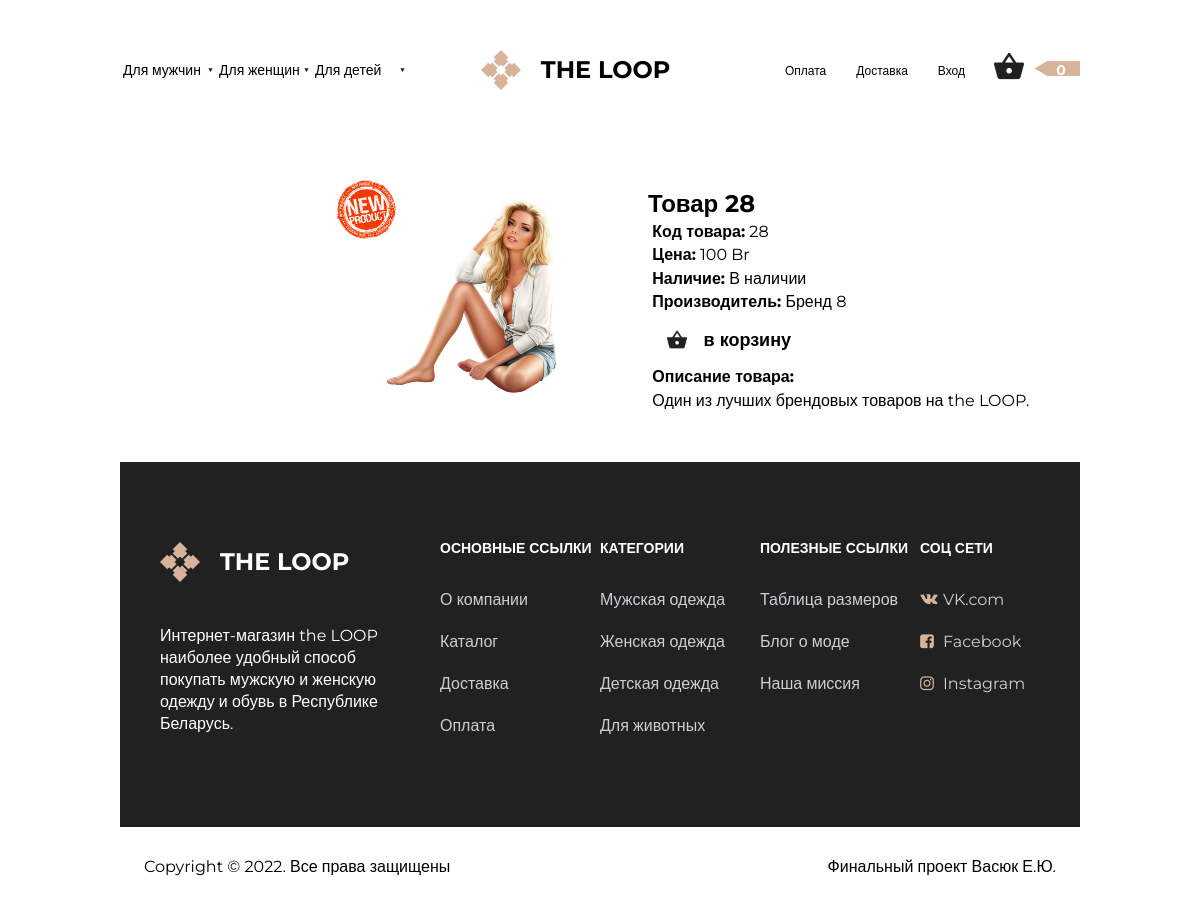
/product/28, run on the app's committed database.
### tables this page shows
CREATE TABLE `product` (
  `id` int NOT NULL,
  `name` varchar(255) NOT NULL,
  `category_id` int NOT NULL,
  `code` int NOT NULL,
  `price` float NOT NULL,
  `availability` int NOT NULL,
  `brand` varchar(255) NOT NULL,
  `image` varchar(255) NOT NULL DEFAULT 'image',
  `description` text NOT NULL,
  `is_new` int NOT NULL DEFAULT '0',
  `is_recommended` int NOT NULL DEFAULT '0',
  `status` int NOT NULL DEFAULT '1',
  `catalog_id` int NOT NULL DEFAULT '0',
  `discount` tinyint(1) NOT NULL DEFAULT '0',
  `discount_price` int NOT NULL DEFAULT '0'
);

### config/routes.php (called while the page is built)
<?php
return array(
   'delivery' => 'site/delivery',
   'about' => 'site/about',
   'payment' => 'site/payment',
   'product/([0-9]+)' => 'product/view/$1',
   'catalog/([0-9]+)' => 'catalog/index/$1',
   'catalog_d' => 'catalog/discount',
   'catalog_n' => 'catalog/new',
   'catalog' => 'catalog/catalog',
   'category/([0-9]+)/page-([0-9]+)' => 'catalog/category/$1/$2',
   'category/([0-9]+)' => 'catalog/category/$1',
   'cart/addAjax/([0-9]+)' => 'cart/addAjax/$1',
   'cart/add/([0-9]+)' => 'cart/add/$1',
   'cart/checkout' => 'cart/checkout',
   'cart/delete/([0-9]+)' => 'cart/delete/$1',
   'cart' => 'cart/index',
   'user/register' => 'user/register',
   'user/login' => 'user/login',
   'user/logout' => 'user/logout',
   'admin/product/create' => 'adminProduct/create',
   'admin/product/update/([0-9]+)' => 'adminProduct/update/$1',
   'admin/product/delete/([0-9]+)' => 'adminProduct/delete/$1',
   'admin/product' => 'adminProduct/index',
   'cabinet/edit' => 'cabinet/edit',
   'cabinet' => 'cabinet/index',
   'admin' => 'admin/index',
   'contacts' => 'site/contact',
   '' => 'site/index',
);

### controllers/ProductController.php (called while the page is built, shortened)
<?php
class ProductController
{
   public function actionView($productId)
   {
      $product = Product::getProductById($productId);
      require_once(ROOT . '/views/product/view.php');
      return true;
   }
}

### index.php (called while the page is built, shortened)
<?php
require_once(ROOT . '/components/Autoload.php');
$router = new Router;
$router->run();

### models/User.php (called while the page is built, shortened)
<?php
class User
{
   public static function isGuest()
   {
      return true;
   }
}

### components/Autoload.php (called while the page is built, shortened)
<?php
function myAutoload($class_name)
{
   $array_path = [
      '/components/',
      '/models/',
   ];
   foreach ($array_path as $path) {
      $path = ROOT . $path . $class_name . '.php';
   }
}

### components/Cart.php (called while the page is built, shortened)
<?php
class Cart
{
   public static function countItems()
   {
      if (isset($_SESSION['products'])) {
         $count = 0;
         foreach ($_SESSION['products'] as $id => $quantity) {
            $count = $count + $quantity;
         }
         return $count;
      } else {
         return 0;
      }
   }
}

### models/Product.php (called while the page is built, shortened)
<?php
class product
{
   public static function getProductById($id)
   {
      $id = intval($id);
      if ($id) {
         $db = Db::getConnection();
         $result = $db->query('SELECT * FROM product WHERE id= ' . $id);
         $result->setFetchMode(PDO::FETCH_ASSOC);
         return $result->fetch();
      }
   }
   public static function getAvailabilityText($availability)
   {
      switch ($availability) {
         case '1':
            return 'В наличии';
            break;
      }
   }
}

### views/product/view.php (the view)
<?php include ROOT . '/views/layouts/header.php'; ?>
<section class="catalog_product">
   <div class="container">
      <div class="catalog_content_product">
         <div class="view-product">
            <?php if ($product['image'] == 'image') : ?>
               <img src="<?php echo Product::getImage($product['id']); ?>" alt="product" />
            <?php else : ?>
               <img src="<?php echo $product['image']; ?>" alt="product" />
               <?php if ($product['is_new'] == 1) : ?>
                  <div class="new">
                     <img src="/template/images/new.png" alt="new">
                  </div>
               <?php endif; ?>
            <?php endif; ?>
         </div>
         <div class="product-information">
            <h2><?php echo $product['name']; ?></h2>
            <p><b>Код товара:</b> <?php echo $product['code']; ?></p>
            <p><b>Цена:</b> <?php echo $product['price']; ?> Br</p>
            <p><b>Наличие:</b> <?php echo Product::getAvailabilityText($product['availability']); ?></p>
            <p><b>Производитель:</b> <?php echo $product['brand']; ?></p>
            <button class="button_cart">
               <a href="/cart/add/<?php echo $product['id']; ?>" class="add-to-cart" data-id="<?php echo $product['id']; ?>">
                  <div class="ico_cart_button">в корзину</div>
               </a>
            </button>
            <br />
            <p><b>Описание товара:</b></p>
            <p><?php echo $product['description']; ?></p>
         </div>
      </div>
</section>
<?php include ROOT . '/views/layouts/footer.php'; ?>

### components/Router.php (shortened to what this page needs)
<?php
class Router
{
   private $routes;
   public function __construct()
   {
      $routePath = ROOT . '/config/routes.php';
      $this->routes = include($routePath);
   }
   private function getURI()
   {
      if (!empty($_SERVER['REQUEST_URI'])) {
         return trim($_SERVER['REQUEST_URI'], '/');
      }
   }
   public function run()
   {
      $uri = $this->getURI();
      foreach ($this->routes as $uriPattern => $path) {
         if (preg_match("~$uriPattern~", $uri)) {
            $internalRoute = preg_replace("~$uriPattern~", $path, $uri);
            $segments = explode('/', $internalRoute);
            $controllerName = ucfirst(array_shift($segments)) . 'Controller';
            $actionName = 'action' . ucfirst(array_shift($segments));
            $parameters = $segments;
            $controllerObject = new $controllerName;
            $result = call_user_func_array(array($controllerObject, $actionName), $parameters);
            if ($result != null) {
               die;
            }
         }
      }
   }
}

### views/layouts/header.php (shortened to what this page needs)
<!DOCTYPE html>
<html lang="en">
<head>
   <link rel="stylesheet" href="/template/css/main.css">
   <link rel="stylesheet" href="/template/css/main_cat.css">
   <link rel="stylesheet" href="/template/css/main_dis.css">
   <link rel="stylesheet" href="/template/css/main_catalog.css">
   <link rel="stylesheet" href="/template/css/main_category.css">
   <link rel="stylesheet" href="/template/css/main_register.css">
   <link rel="stylesheet" href="/template/css/main_cabinet.css">
   <link rel="stylesheet" href="/template/css/main_cart.css">
   <link rel="stylesheet" href="/template/css/main_order.css">
   <link rel="stylesheet" href="/template/css/main_issue.css">
   <link rel="stylesheet" href="/template/css/main_admin.css">
   <link rel="stylesheet" href="/template/css/main_product.css">
   <link rel="stylesheet" href="/template/css/media.css">
</head>
<body>
   <div class="site">
      <header class="header">
         <div class="container">
            <div class="header_wrapper">
               <div class="header_nav">
                  <ul>
                     <li><a href="/catalog/0">Для мужчин<span class="ico_poligon_main"></span></a>
                     </li>
                     <li>
                        <a href="/catalog/1">Для женщин<span class="ico_poligon_main"></span></a>
                     </li>
                     <li><a href="/catalog/2">Для детей<span class="ico_poligon_main"></span></a>
                     </li>
                  </ul>
               </div>
               <div class="header_logo">
                  <a href="/admin/"><span class="ico_logo"><span class="title_logo">THE&nbspLOOP</span></span></a>
               </div>
               <div class="header_order">
                  <ul>
                     <li><a href="/payment/">Оплата</a></li>
                     <li><a href="/delivery/">Доставка</a></li>
                     <?php if (User::isGuest()) : ?>
                        <li><a href="/user/login/">Вход</a></li>
                     <?php else : ?>
                        <li><a href="/cabinet/">Aккаунт</a></li>
                        <li><a href="/user/logout/">Выход</a></li>
                     <?php endif; ?>
                  </ul>
               </div>
               <div class="header_cart">
                  <ul>
                     <li><a href="/cart/" class="ico_cart"><img src="/template/images/shopping_cart.png" alt="cart"></a></li>
                     <li><a href="/cart/"><span class="ico_strike"> &nbsp;&nbsp;<span id="cart-count"><?php echo Cart::countItems(); ?></span></span></a></li>
                  </ul>
               </div>
            </div>
         </div>
      </header>

### views/layouts/footer.php (shortened to what this page needs)
<footer class="footer">
   <div class="footer_top">
      <div class="container">
         <div class="footer_list">
            <div class="footer_item">
               <div class="footer_logo">
                  <a href="/"><span class="ico_logo"><span class="title_logo">THE&nbspLOOP</span></span></a>
               </div>
               <p>Интернет-магазин the LOOP наиболее удобный способ покупать мужскую и женскую одежду и обувь в Республике Беларусь. </p>
            </div>
            <div class="footer_item">
               <h4>Основные ссылки</h4>
               <div class="main_links">
                  <ul class="footer_links">
                     <li><a href="/about/">О компании</a></li>
                     <li><a href="/catalog/">Каталог</a></li>
                     <li><a href="/delivery/">Доставка</a></li>
                     <li><a href="/payment/">Оплата</a></li>
                  </ul>
               </div>
            </div>
            <div class="footer_item">
               <h4>Категории</h4>
               <ul class="footer_links">
                  <li><a href="/catalog/0/">Мужская одежда</a></li>
                  <li><a href="/catalog/1/">Женская одежда</a></li>
                  <li><a href="/catalog/2/">Детская одежда</a></li>
                  <li><a href="/catalog/3/">Для животных</a></li>
               </ul>
            </div>
            <div class="footer_item">
               <h4>ПОЛЕЗНЫЕ ССЫЛКИ</h4>
               <div class="useful_links">
                  <ul class="footer_links">
                     <li><a href="#">Таблица размеров</a></li>
                     <li><a href="#">Блог о моде</a></li>
                     <li><a href="#">Наша миссия</a></li>
                  </ul>
               </div>
            </div>
            <div class="footer_item">
               <h4>СОЦ СЕТИ</h4>
               <div class="social_links">
                  <ul class="footer_links">
                     <li><span class="ico ico_vk"></span><a href="#">VK.com</a></li>
                     <li><span class="ico ico_Facebook"></span><a href="#">Facebook</a></li>
                     <li><span class="ico ico_Instagram"></span><a href="#">Instagram</a></li>
                  </ul>
               </div>
            </div>
         </div>
      </div>
   </div>
   <div class="footer_bot">
      <div class="container">
         <div class="footer_bot_wrapper">
            <div class="footer_bot_copyrights">Copyright &copy; 2022. Все права защищены</div>
            <div class="footer_bot_private">Финальный проект Васюк Е.Ю.</div>
         </div>
      </div>
   </div>
</footer>
</div>
</body>
</html>

### template/css/main.css (style rules this page uses)
* { margin: 0; padding: 0; }
body { font-family: 'Montserrat', sans-serif; font-size: 16px; }
.container { width: 80%; max-width: 1440px; margin: 0 auto; }
.button_cart { border: 0; background-color: #fff; width: 160px; padding: 10px 25px 10px 15px; cursor: pointer; margin-top: 10px; border-radius: 5px; }
.header { background-color: #fff; padding: 60px 0; }
.header .header_wrapper { display: flex; justify-content: space-between; }
.header .header_nav { background-color: #fff; width: 30%; }
.header .header_nav .ico_poligon_main { display: block; width: 5px; height: 4px; background-image: url(/template/images/Polygon_main.png); position: relative; left: 90px; bottom: 11px; }
.header .header_nav a { padding-left: 2px; color: #000; text-decoration: none; text-transform: none; width: 90%; display: inline-block; text-align: left; font-size: 14px; font-weight: normal; border: 1px solid transparent; }
.header .header_nav ul { display: flex; list-style: none; justify-content: space-between; }
.header .header_nav li { position: relative; width: 100%; }
.header .header_logo { display: inline-block; width: 25%; height: 40px; text-align: center; }
.header .header_logo .ico_logo { display: inline-block; width: 40px; height: 40px; background-image: url(/template/images/LOGO.png); position: relative; top: -10px; }
.header .header_logo .title_logo { display: inline-block; height: 40px; padding-left: 60px; padding-top: 5px; color: #000; font-weight: bold; font-size: 24px; }
.header .header_order { background-color: #fff; width: 25%; text-align: center; }
.header .header_order a { padding: 2px; color: #000; text-decoration: none; text-transform: none; text-align: center; font-size: 14px; font-weight: normal; border: 1px solid transparent; }
.header .header_order ul { display: flex; list-style: none; justify-content: flex-end; }
.header .header_order li { position: relative; margin-left: 10%; }
.header .header_cart { background-color: #fff; width: 20%; text-align: center; }
.header .header_cart a { color: #fff; text-decoration: none; text-transform: none; text-align: center; font-size: 14px; font-weight: normal; }
.header .header_cart ul { display: flex; list-style: none; justify-content: flex-end; }
.header .header_cart li { position: relative; margin-left: 10%; }
.header .header_cart .ico_strike { display: inline-block; width: 46px; height: 15px; background-image: url(/template/images/Strike_curt.png); position: relative; top: 0px; font-weight: bold; }
.header .header_cart .ico_cart { position: relative; top: -8px; }
.footer a { color: #CBCFD4; }
.footer_top { color: #fff; }
.footer_top>.container { height: 100%; padding: 80px 0 80px 0; background-color: #212121; }
.footer_top h4 { font-weight: 700; font-size: 14px; line-height: 12px; display: flex; align-items: center; text-transform: uppercase; margin-bottom: 25px; }
.footer_top .ico { display: inline-block; margin-right: 5px; }
.footer_top .ico_vk { width: 18px; height: 11px; background-image: url(/template/images/VK_footer.png); }
.footer_top .ico_Facebook { width: 14px; height: 15px; background-image: url(/template/images/Facebook_footer.png); margin-right: 9px; position: relative; top: 2px; }
.footer_top .ico_Instagram { width: 14px; height: 15px; background-image: url(/template/images/Instagramm_footer.png); margin-right: 9px; position: relative; top: 2px; }
.footer .footer_logo { display: inline-block; width: 25%; height: 40px; margin-bottom: 43px; margin-left: 40px; }
.footer .footer_logo .ico_logo { display: inline-block; width: 40px; height: 40px; background-image: url(/template/images/LOGO.png); }
.footer .footer_logo .title_logo { display: inline-block; height: 40px; padding-left: 60px; padding-top: 5px; color: #000; font-weight: bold; font-size: 24px; color: #fff; }
.footer .footer_item p { width: 50%; font-weight: 400; font-size: 16px; line-height: 22px; margin-left: 40px; }
.footer_list { display: flex; }
.footer_item { flex: 1 1; }
.footer_item:nth-child(1) { flex: 2; }
.footer .footer_links { list-style: none; }
.footer .footer_links a { text-decoration: none; text-transform: none; font-weight: 400; font-size: 16px; line-height: 42px; }
.footer_bot { background-color: #fff; padding: 30px; }
.footer_bot_wrapper { display: flex; }
.footer_bot_private { margin-left: auto; }

### data on the page
product: image (picture), is_new 1 (drawn), name "Товар 28", code "28", price "100", availability "В наличии", brand "Бренд 8", description "Один из лучших брендовых товаров на the LOOP."
